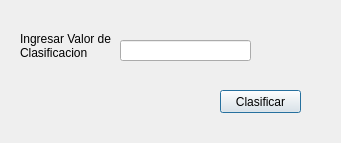
<?xml version="1.0" encoding="UTF-8"?>
<ui version="4.0">
 <class>mgtoolsDialogBase</class>
 <widget class="QDialog" name="mgtoolsDialogBase">
  <property name="geometry">
   <rect>
    <x>0</x>
    <y>0</y>
    <width>341</width>
    <height>143</height>
   </rect>
  </property>
  <property name="windowTitle">
   <string>Filtrar Tienda</string>
  </property>
  <widget class="QLabel" name="label">
   <property name="geometry">
    <rect>
     <x>20</x>
     <y>30</y>
     <width>131</width>
     <height>31</height>
    </rect>
   </property>
   <property name="text">
    <string>Ingresar Valor de Clasificacion</string>
   </property>
   <property name="wordWrap">
    <bool>true</bool>
   </property>
  </widget>
  <widget class="QLineEdit" name="lineEdit">
   <property name="geometry">
    <rect>
     <x>120</x>
     <y>40</y>
     <width>131</width>
     <height>21</height>
    </rect>
   </property>
  </widget>
  <widget class="QPushButton" name="pushButton">
   <property name="geometry">
    <rect>
     <x>220</x>
     <y>90</y>
     <width>81</width>
     <height>23</height>
    </rect>
   </property>
   <property name="text">
    <string>Clasificar</string>
   </property>
  </widget>
 </widget>
 <resources/>
 <connections/>
</ui>
